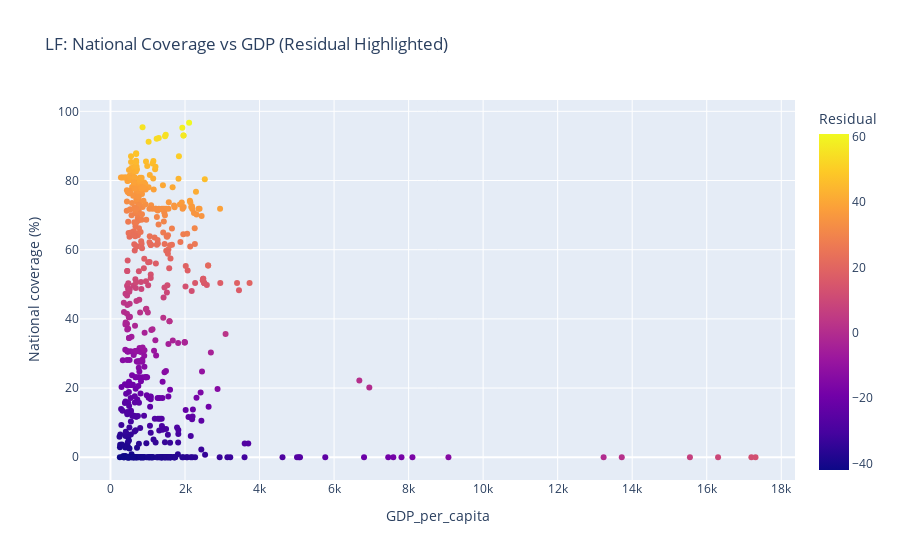
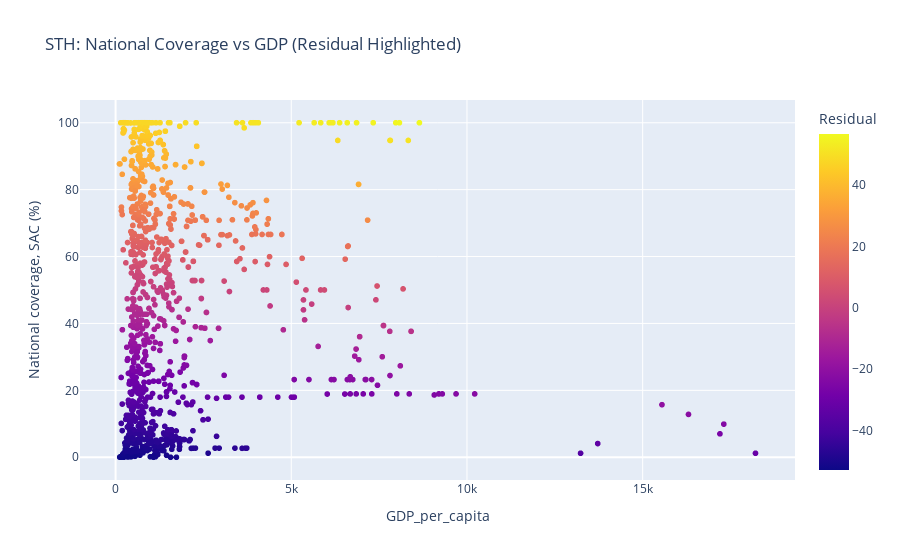

Here is the notebook cell these charts were saved with, in order:
### Code cell
import plotly.express as px

fig_lf = px.scatter(
    lf_model_data, x="GDP_per_capita", y="National coverage (%)",
    color="Residual", hover_name="CountryCode",
    title="LF: National Coverage vs GDP (Residual Highlighted)"
)
fig_sth = px.scatter(
    sth_model_data, x="GDP_per_capita", y="National coverage, SAC (%)",
    color="Residual", hover_name="CountryCode",
    title="STH: National Coverage vs GDP (Residual Highlighted)"
)
fig_lf.show()
fig_sth.show()

### Figure 1 — Plotly figure (JSON) as saved in the notebook; plotly's stock layout.template omitted (floating-point values rounded to 4 significant figures; data arrays with more than 128 entries replaced by an {"elided": "..."} marker saying what was removed)
{"data": [{"hovertemplate": "<b>%{hovertext}</b><br><br>GDP_per_capita=%{x}<br>National coverage (%)=%{y}<br>Residual=%{marker.color}<extra></extra>", "hovertext": {"elided": "592 str values"}, "legendgroup": "", "marker": {"color": {"elided": "592 float values"}, "coloraxis": "coloraxis", "symbol": "circle"}, "mode": "markers", "name": "", "orientation": "v", "showlegend": false, "type": "scatter", "x": {"elided": "592 float values"}, "xaxis": "x", "y": {"elided": "592 float values"}, "yaxis": "y"}], "layout": {"coloraxis": {"colorbar": {"title": {"text": "Residual"}}, "colorscale": [[0, "#0d0887"], [0.1111, "#46039f"], [0.2222, "#7201a8"], [0.3333, "#9c179e"], [0.4444, "#bd3786"], [0.5556, "#d8576b"], [0.6667, "#ed7953"], [0.7778, "#fb9f3a"], [0.8889, "#fdca26"], [1, "#f0f921"]]}, "legend": {"tracegroupgap": 0}, "title": {"text": "LF: National Coverage vs GDP (Residual Highlighted)"}, "xaxis": {"anchor": "y", "domain": [0, 1], "title": {"text": "GDP_per_capita"}}, "yaxis": {"anchor": "x", "domain": [0, 1], "title": {"text": "National coverage (%)"}}}}

### Figure 2 — Plotly figure (JSON) as saved in the notebook; plotly's stock layout.template omitted (floating-point values rounded to 4 significant figures; data arrays with more than 128 entries replaced by an {"elided": "..."} marker saying what was removed)
{"data": [{"hovertemplate": "<b>%{hovertext}</b><br><br>GDP_per_capita=%{x}<br>National coverage, SAC (%)=%{y}<br>Residual=%{marker.color}<extra></extra>", "hovertext": {"elided": "1334 str values"}, "legendgroup": "", "marker": {"color": {"elided": "1334 float values"}, "coloraxis": "coloraxis", "symbol": "circle"}, "mode": "markers", "name": "", "showlegend": false, "type": "scattergl", "x": {"elided": "1334 float values"}, "xaxis": "x", "y": {"elided": "1334 float values"}, "yaxis": "y"}], "layout": {"coloraxis": {"colorbar": {"title": {"text": "Residual"}}, "colorscale": [[0, "#0d0887"], [0.1111, "#46039f"], [0.2222, "#7201a8"], [0.3333, "#9c179e"], [0.4444, "#bd3786"], [0.5556, "#d8576b"], [0.6667, "#ed7953"], [0.7778, "#fb9f3a"], [0.8889, "#fdca26"], [1, "#f0f921"]]}, "legend": {"tracegroupgap": 0}, "title": {"text": "STH: National Coverage vs GDP (Residual Highlighted)"}, "xaxis": {"anchor": "y", "domain": [0, 1], "title": {"text": "GDP_per_capita"}}, "yaxis": {"anchor": "x", "domain": [0, 1], "title": {"text": "National coverage, SAC (%)"}}}}
